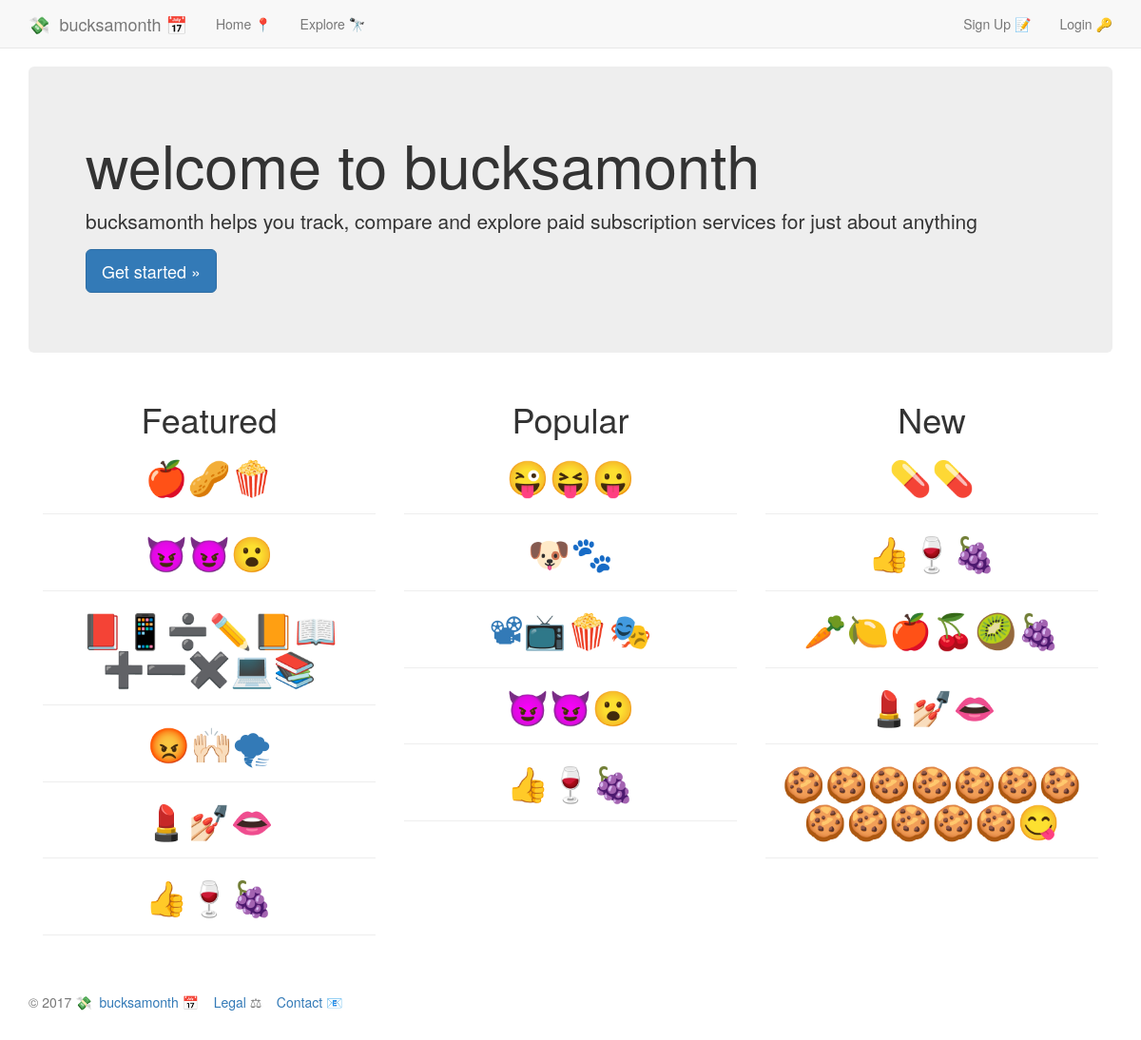
The page / on the database its author committed.
### services/models.py (models this page shows, shortened)
class Service(models.Model):
	service_name 			= models.CharField(max_length=140)
	url_name 				= models.CharField(max_length=200)
	description_long		= models.CharField(max_length=500, default='')
	description_short		= models.CharField(max_length=140, default='')
	featured				= models.BooleanField(default=False)
	date_created 			= models.DateTimeField(auto_now_add=True)
	bucksamonth 			= models.DecimalField(max_digits=8, decimal_places=2, default=0.00)
	emoji					= models.CharField(max_length=20, default='')
	twitter 				= models.CharField(max_length=100, default='')

### services/views.py (the view)
# urls.py: url(r'^$', HomeView.as_view(), name='home'),
class HomeView(View):
	def get(self, request, *args, **kwargs):
		services = Service.objects.all()
		featured = Service.objects.filter(featured=True)
		popular = Service.objects.annotate(num_users=Count('subscription_service')).order_by('-num_users')[:5]
		new = Service.objects.order_by('-date_created')[:5]
		context = {
			'featured':featured,
			'popular':popular,
			'new':new,
		}
		return render(request, 'services/home.html', context)

### services/templates/services/home.html (shortened to what this page needs)
{% extends 'base.html' %}
{% block content %}
{% include 'nav.html' %}
    <div class="container">
      <div class="jumbotron">
        <h1>welcome to bucksamonth</h1>
        <p>bucksamonth helps you track, compare and explore paid subscription services for just about anything</p>
        <p>
          <a class="btn btn-lg btn-primary" href=
          "{% if user.is_authenticated %}
          {% url 'accounts:profile' %}
          {% else %}
          {% url 'accounts:login' %}
          {% endif %}" role="button">Get started &raquo;</a>
        </p>
      </div>
    </div>
<div class="container">
<div style="text-align:center;" class="col-md-4" >
<h1>Featured</h1>
{% for service in featured %}
<a style="text-decoration: none !important" role="button" data-toggle="collapse" href="#a-popout{{ forloop.counter | slugify }}" aria-expanded="false" aria-controls="a-popout{{ forloop.counter | slugify }}"><h1>
  {{ service.emoji }}</h1>
</a>
<hr>
{% endfor %}
</div>
<div class="col-md-4" style="text-align:center;">
<h1>Popular</h1>
{% for service in popular %}
<a  style="text-decoration: none !important" role="button" data-toggle="collapse" href="#b-popout{{ forloop.counter | slugify }}" aria-expanded="false" aria-controls="b-popout{{ forloop.counter | slugify }}"><h1>
  {{ service.emoji }}</h1>
</a>
<hr>
{% endfor %}
</div>
<div class="col-md-4" style="text-align:center;">
<h1>New</h1>
{% for service in new %}
<a style="text-decoration: none !important" role="button" data-toggle="collapse" href="#c-popout{{ forloop.counter | slugify }}" aria-expanded="false" aria-controls="c-popout{{ forloop.counter | slugify }}"><h1>
  {{ service.emoji }}</h1>
</a>
<hr>
{% endfor %}
</div>
</div>
{% endblock %}

### static/css/main.css (style rules this page uses)
body { min-height: 200px; padding-top: 70px; padding-bottom: 20px; }

### rows shown on the page
Service: emoji "🍎🥜🍿"
Service: emoji "😈😈😮"
Service: emoji "📕📱➗✏️📙📖➕➖✖️💻📚"
Service: emoji "😡🙌🏻🌪"
Service: emoji "💄💅🏻👄"
Service: emoji "👍🍷🍇"
Service: emoji "😜😝😛"
Service: emoji "🐶🐾"
Service: emoji "📽📺🍿🎭"
Service: emoji "💊💊"
Service: emoji "🥕🍋🍎🍒🥝🍇"
Service: emoji "🍪🍪🍪🍪🍪🍪🍪🍪🍪🍪🍪🍪😋"
